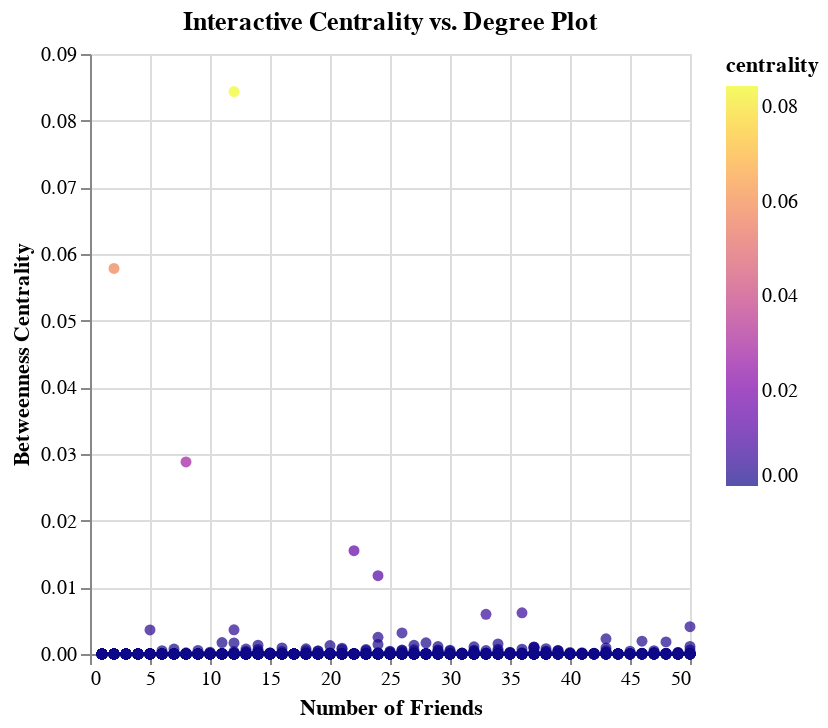

The cell this chart's notebook holds for it:
### Code cell
# Add slider to the chart
chart = alt.Chart(node_data).mark_circle().encode(
    x=alt.X("degree:Q", title="Number of Friends"),
    y=alt.Y("centrality:Q", title="Betweenness Centrality"),
    color=alt.Color("centrality:Q", scale=alt.Scale(scheme='plasma')),
    tooltip=["node", "degree", "centrality"]
).transform_filter(
    alt.datum.degree <= slider
).add_params(
    slider
).properties(
    title="Interactive Centrality vs. Degree Plot"
)

chart

### Figure 1 — Vega-Lite specification as saved in the notebook (floating-point values rounded to 4 significant figures; data arrays with more than 128 entries replaced by an {"elided": "..."} marker saying what was removed)
{"config": {"view": {"continuousWidth": 300, "continuousHeight": 300}}, "data": {"name": "data-bfd41b09fb9e7d84c86ce1092818234c"}, "mark": {"type": "circle"}, "encoding": {"color": {"field": "centrality", "scale": {"scheme": "plasma"}, "type": "quantitative"}, "tooltip": [{"field": "node", "type": "nominal"}, {"field": "degree", "type": "quantitative"}, {"field": "centrality", "type": "quantitative"}], "x": {"field": "degree", "title": "Number of Friends", "type": "quantitative"}, "y": {"field": "centrality", "title": "Betweenness Centrality", "type": "quantitative"}}, "params": [{"name": "degree_slider", "bind": {"input": "range", "max": 100, "min": 1, "name": "Max Degree:", "step": 1}, "value": 50}], "title": "Interactive Centrality vs. Degree Plot", "transform": [{"filter": "(datum.degree <= degree_slider)"}], "$schema": "https://vega.github.io/schema/vega-lite/v5.20.1.json", "datasets": {"data-bfd41b09fb9e7d84c86ce1092818234c": {"elided": "4039 records"}}}
